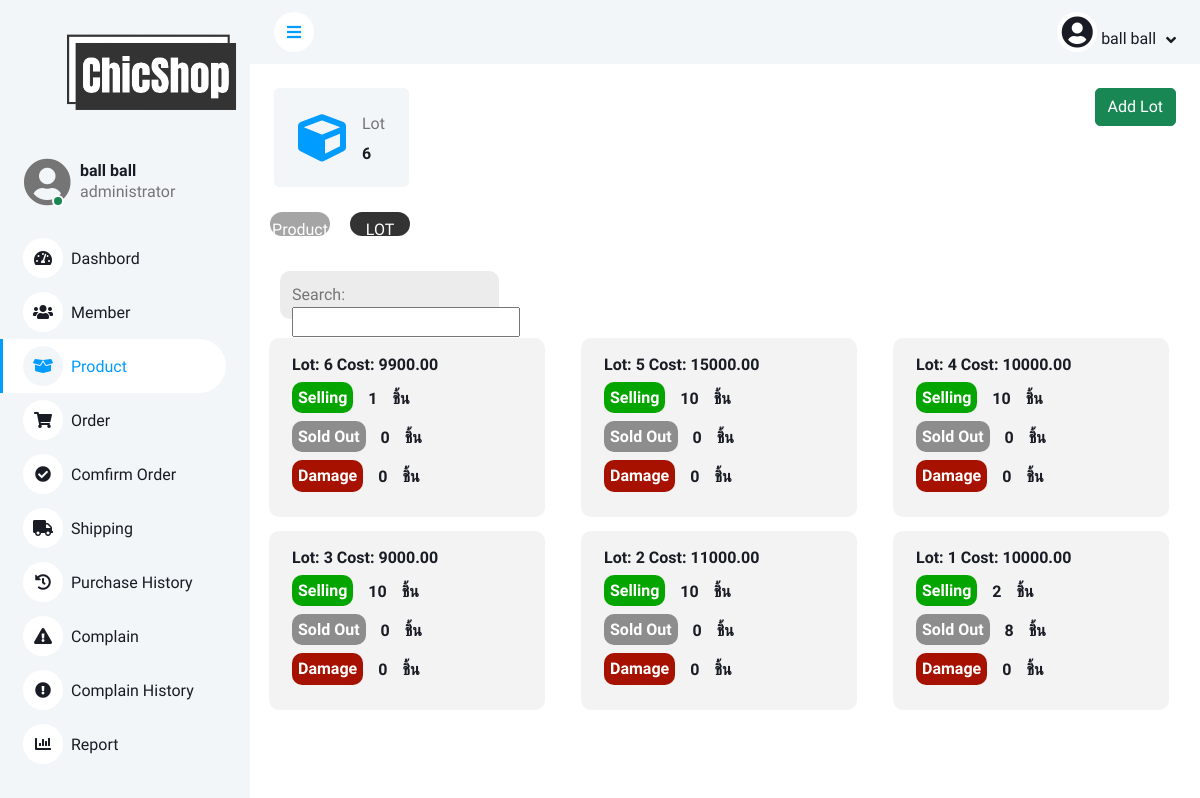
/BackWeb/product.php (signed in), run on the app's committed database.
### tables this page shows
CREATE TABLE `lot` (
  `lot` int(11) DEFAULT NULL COMMENT 'รหัสล็อตสินค้า',
  `price` decimal(10,2) DEFAULT NULL COMMENT 'ราคาล็อตสินค้า',
  `created_at` timestamp NOT NULL DEFAULT current_timestamp() COMMENT 'วันเวลาที่เพิ่มล็อตสินค้า'
);

### BackWeb/product.php (the view, shortened to what this page needs)
<?php
$objCon = connectDB();
$user = $_SESSION['user_login'];
$sql = "SELECT * FROM lot";
$result = mysqli_query($objCon, $sql);
$total_product = mysqli_num_rows($result);
?>
<!DOCTYPE html>
<html lang="en">
<head>
    <link href="https://cdnjs.cloudflare.com/ajax/libs/font-awesome/5.10.0/css/all.min.css" rel="stylesheet">
    <link href="https://cdn.jsdelivr.net/npm/bootstrap-icons@1.4.1/font/bootstrap-icons.css" rel="stylesheet">
    <link href="lib/owlcarousel/assets/owl.carousel.min.css" rel="stylesheet">
    <link href="lib/tempusdominus/css/tempusdominus-bootstrap-4.min.css" rel="stylesheet" />
    <link href="css/bootstrap.min.css" rel="stylesheet">
    <link href="css/style.css" rel="stylesheet">
    <link href="css/product.css" rel="stylesheet">
    <link href="css/search.css" rel="stylesheet">
</head>
<body>
    <div class="">
        <div class="sidebar pe-4 pb-3">
            <nav class="navbar bg-light navbar-light">
                <div class="container-fluid">
                    <a href="Admin.php" class="navbar-brand mx-4 mb-3">
                        <img src="/Webpage/images/main-logo.png" class="logo">
                    </a>
                </div>
                <div class="d-flex align-items-center ms-4 mb-4">
                    <div class="position-relative">
                        <i class="fa fa-user-circle fa-3x rounded-circle" style="width: 40px; height: 40px;"></i>
                        <div
                            class="bg-success rounded-circle border border-2 border-white position-absolute end-0 bottom-0 p-1">
                        </div>
                    </div>
                    <div class="ms-3">
                        <h6 class="mb-0"><?php echo $user['fullname']; ?></h6>
                        <span><?php echo $user['level']; ?></span>
                    </div>
                </div>
                <div class="navbar-nav w-100">
                    <a href="dashbord.php" class="nav-item nav-link"><i
                            class="fa fa-tachometer-alt me-2"></i>Dashbord</a>
                    <a href="Admin.php" class="nav-item nav-link "><i class="fa fa-users me-2"></i>Member</a>
                    <a href="income.php" class="nav-item nav-link active"><i class="fa fa-box-open me-2"></i>Product</a>
                    <a href="order.php" class="nav-item nav-link"><i class="fa fa-shopping-cart me-2"></i>Order</a>
                    <a href="orderconfirm.php" class="nav-item nav-link"><i
                            class="fa fa-check-circle text-dark me-2"></i>Comfirm Order</a>
                    <a href="shipping.php" class="nav-item nav-link"><i class="fa fa-truck me-2"></i>Shipping</a>
                    <a href="history.php" class="nav-item nav-link"><i class="fa fa-history me-2"></i>Purchase
                        History</a>
                    <a href="reportpage.php" class="nav-item nav-link"><i
                            class="fa fa-exclamation-triangle me-2"></i>Complain</a>
                    <a href="complaindetails.php" class="nav-item nav-link"><i
                            class="fa fa-exclamation-circle me-2"></i>Complain History</a>
                    <a href="report.php" class="nav-item nav-link"><i class="fa fa-chart-bar me-2"></i>Report</a>
                </div>
            </nav>
        </div>
        <div class="content">
            <nav class="navbar navbar-expand bg-light navbar-light sticky-top px-4 py-0">
                <a href="#" class="sidebar-toggler flex-shrink-0">
                    <i class="fa fa-bars"></i>
                </a>
                <div class="navbar-nav align-items-center ms-auto">
                    <div class="nav-item dropdown">
                        <a href="#" class="nav-link dropdown-toggle" data-bs-toggle="dropdown">
                            <i class="fa fa-user-circle fa-2x rounded-circle" style="width: 40px; height: 40px;"></i>
                            <span class="d-none d-lg-inline-flex"><?php echo $user['fullname']; ?></span>
                        </a>
                    </div>
                </div>
            </nav>
            <div class="container-fluid pt-4 px-4" style="display:flex; justify-content: space-between;">
                <div class="row g-4">
                    <div class="col-sm-6 col-xl-12">
                        <div class="bg-light rounded d-flex align-items-center justify-content-between p-4">
                            <i class="fa fa-cube fa-3x text-primary"></i>
                            <div class="ms-3">
                                <p class="mb-2">Lot</p>
                                <h6 class="mb-0"><?php echo $total_product; ?></h6>
                            </div>
                        </div>
                    </div>
                </div>
                <div class="add-lot">
                    <a href="addlot.php" class="btn btn-success">Add Lot</a>
                </div>
            </div>
            <div class="bgbtnpage">
                <div class="pageproduct">
                    <a href="income.php">
                        <center>
                            <p style="margin-top: 6px; color:white;">Product</p>
                        </center>
                    </a>
                </div>
                <div class="pageproduct-active">
                    <center>
                        <p style="margin-top: 6px; color:white;">LOT</p>
                    </center>
                </div>
            </div>
                <div class="searchtab">
                    <form action="searchlot.php" class="form-group" method="POST">
                        <label for="search-input">Search:</label>
                        <input type="text" id="search-input" name="lot">
                    </form>
                </div>
            <div class="test" style="margin-left: 2%;">
                <?php
                $sql = "SELECT * FROM lot ORDER BY lot DESC";
                $result1 = mysqli_query($objCon, $sql);
                while ($row1 = mysqli_fetch_assoc($result1)) {
                    $lot_id = $row1['lot'];
                    $sql2 = "SELECT COUNT(*) as soldout_count FROM product WHERE lot = '$lot_id' AND num = 1";
                    $result2 = mysqli_query($objCon, $sql2);
                    $row2 = mysqli_fetch_assoc($result2);
                    $soldout_count = $row2['soldout_count'];
                    $sql3 = "SELECT COUNT(*) as sellingCount FROM product WHERE lot = '$lot_id' AND num = 0";
                    $result3 = mysqli_query($objCon, $sql3);
                    $row3 = mysqli_fetch_assoc($result3);
                    $sellingCount = $row3['sellingCount'];
                    $sql4 = "SELECT COUNT(*) as damageCount FROM product WHERE lot = '$lot_id' AND num = 3";
                    $result4 = mysqli_query($objCon, $sql4);
                    $row4 = mysqli_fetch_assoc($result4);
                    $damageCount = $row4['damageCount'];
                    echo '<div class="bgbtnlot">';
                    echo '<div class="btnlot">';
                    echo '<form action="lotshowtest.php" method="GET">';
                    echo '<button type="submit" class="btn btn-link">';
                    echo '<h6> Lot: ' . $row1['lot'] . ' Cost: ' . $row1['price'] . '</h6>';
                    echo '<div class="statuslot">';
                    echo '<h6 class="stlot1">Selling</h6>';
                    echo '<h6 class="stdetail">' . $sellingCount . '</h6>';
                    echo '<h6 class="stdetail">ชิ้น</h6>';
                    echo '</div>';
                    echo '<div class="statuslot">';
                    echo '<h6 class="stlot2">Sold Out</h6>';
                    echo '<h6 class="stdetail">' . $soldout_count . '</h6>';
                    echo '<h6 class="stdetail">ชิ้น</h6>';
                    echo '</div>';
                    echo '<div class="statuslot">';
                    echo '<h6 class="stlot3">Damage</h6>';
                    echo '<h6 class="stdetail">' . $damageCount . '</h6>';
                    echo '<h6 class="stdetail">ชิ้น</h6>';
                    echo '</div>';
                    echo '</button>';
                    echo '</form>';
                    echo '</div>';
                    echo '</div>';
                }
                ?>
            </div>
        </div>
    </div>
</body>
</html>

### BackWeb/css/style.css (style rules this page uses)
:root { --primary: #009CFF; --light: #F3F6F9; --dark: #191C24; }
.btn { transition: .5s; }
.sidebar { position: fixed; top: 0; left: 0; bottom: 0; width: 250px; height: 100vh; overflow-y: auto; background: var(--light); transition: 0.5s; z-index: 999; }
.content { margin-left: 250px; min-height: 100vh; background: #FFFFFF; transition: 0.5s; }
@media (min-width: 992px) { .sidebar { margin-left: 0; } }
@media (min-width: 992px) { .content { width: calc(100% - 250px); } }
.sidebar .navbar .navbar-nav .nav-link { padding: 7px 20px; color: var(--dark); font-weight: 500; border-left: 3px solid var(--light); border-radius: 0 30px 30px 0; outline: none; }
.sidebar .navbar .navbar-nav .nav-link:hover, .sidebar .navbar .navbar-nav .nav-link.active { color: var(--primary); background: #FFFFFF; border-color: var(--primary); }
.sidebar .navbar .navbar-nav .nav-link i { width: 40px; height: 40px; display: inline-flex; align-items: center; justify-content: center; background: #FFFFFF; border-radius: 40px; }
.sidebar .navbar .navbar-nav .nav-link:hover i, .sidebar .navbar .navbar-nav .nav-link.active i { background: var(--light); }
.content .navbar .navbar-nav .nav-link { margin-left: 25px; padding: 12px 0; color: var(--dark); outline: none; }
.content .navbar .sidebar-toggler, .content .navbar .navbar-nav .nav-link i { width: 40px; height: 40px; display: inline-flex; align-items: center; justify-content: center; background: #FFFFFF; border-radius: 40px; }
.content .navbar .dropdown-toggle::after { margin-left: 6px; vertical-align: middle; border: none; content: "\f107"; font-family: "Font Awesome 5 Free"; font-weight: 900; transition: .5s; }
.logo { width: 150%; object-fit: contain; }
.bgbtnlot { display: flex; height: auto; }
.btnlot { background: #f3f3f3; margin-top: 3%; width: 90%; height: auto; padding: 10px; border-radius: 10px; align-content: center; }
.test { margin-top: 10px; display: grid; grid-template-columns: repeat(3,1fr); grid-gap: 5px }

### BackWeb/css/product.css (style rules this page uses)
.bgbtnpage { width: 80%; height: 3vw; display: flex; align-content: center; align-items: center; align-self: center; margin-top: 2%; }
.pageproduct { background: rgb(165, 165, 165); margin-left: 20px; width: 5vw; height: 2vw; align-content: center; align-items: center; align-self: center; border-radius: 20px; }
.pageproduct-active { background: rgb(51, 51, 51); margin-left: 20px; width: 5vw; height: 2vw; align-content: center; align-items: center; align-self: center; border-radius: 20px; }
.statuslot { display: flex; }
.stlot1 { background: rgb(5, 165, 0); padding: 6px; border-radius: 10px; color: white; }
.stlot2 { background: rgb(141, 141, 141); padding: 6px; border-radius: 10px; color: white; }
.stlot3 { background: rgb(167, 17, 0); padding: 6px; border-radius: 10px; color: white; }
.stdetail { margin-top: 7px; margin-left: 15px; }

### BackWeb/css/search.css (style rules this page uses)
.searchtab { background: rgb(236, 236, 236); margin-top: 3%; height: 4vw; width: 23%; margin-left: 30px; padding: 12px; border-radius: 10px; }

### data on the page
lot: lot "6", price "9900.00", sellingCount "1", soldout_count "0", damageCount "0"
lot: lot "5", price "15000.00", sellingCount "10", soldout_count "0", damageCount "0"
lot: lot "4", price "10000.00", sellingCount "10", soldout_count "0", damageCount "0"
lot: lot "3", price "9000.00", sellingCount "10", soldout_count "0", damageCount "0"
lot: lot "2", price "11000.00", sellingCount "10", soldout_count "0", damageCount "0"
lot: lot "1", price "10000.00", sellingCount "2", soldout_count "8", damageCount "0"

### other printed values
$user['fullname'] "ball ball"
$user['level'] "administrator"
$total_product "6"
